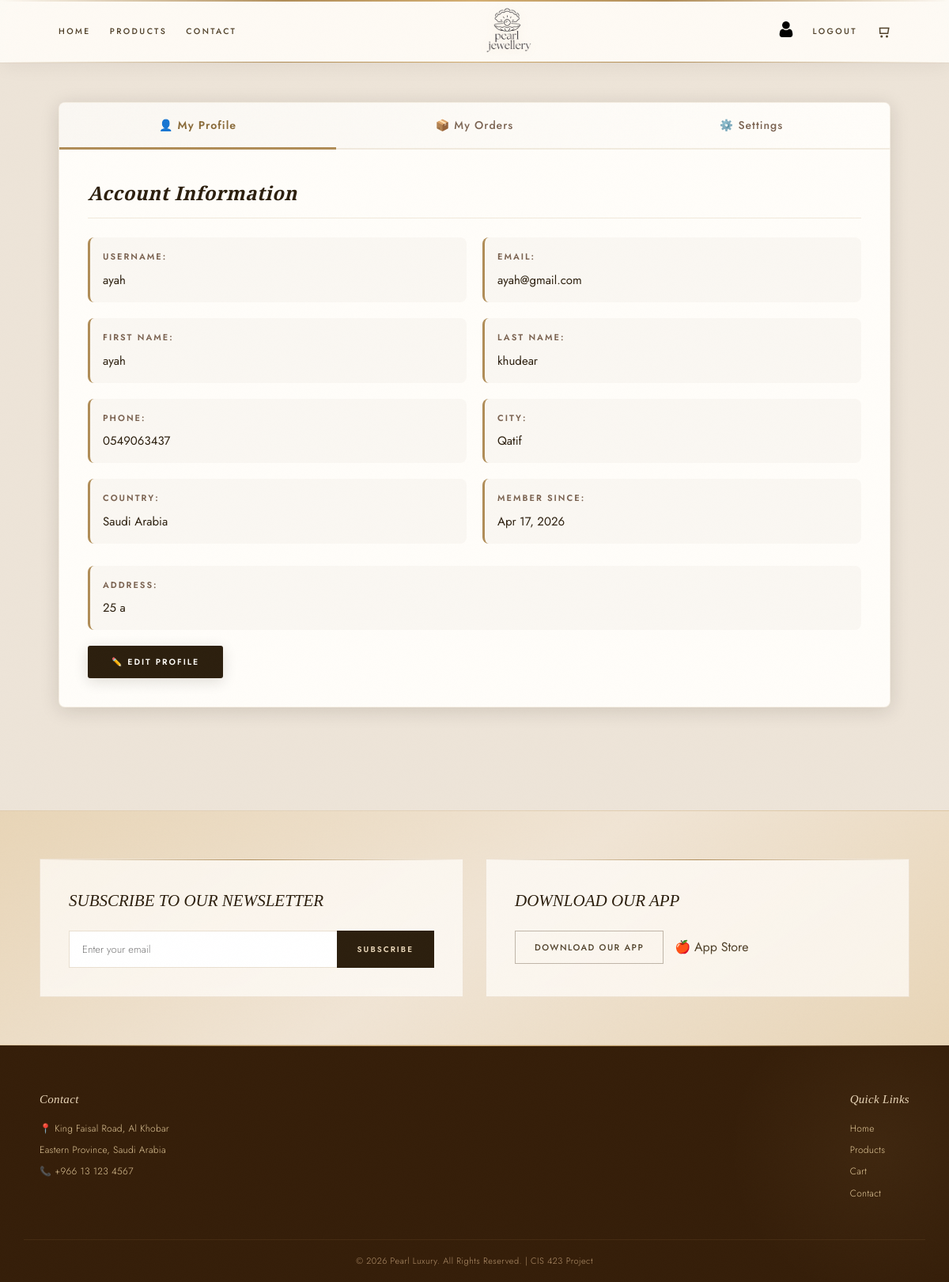
/customer_panel.php (signed in), run on the app's committed database.
### tables this page shows
CREATE TABLE IF NOT EXISTS users (
  user_id int NOT NULL AUTO_INCREMENT,
  username varchar(100) NOT NULL UNIQUE,
  password varchar(255) NOT NULL,
  email varchar(150) NOT NULL UNIQUE,
  created_at timestamp DEFAULT CURRENT_TIMESTAMP,
  first_name varchar(100),
  last_name varchar(100),
  phone varchar(20),
  address longtext,
  city varchar(100),
  country varchar(100),
  PRIMARY KEY (user_id),
  KEY idx_username (username),
  KEY idx_email (email)
);

### customer_panel.php (the view, shortened to what this page needs)
<?php
include 'db.php';
$user_id = $_SESSION['user_id'];
try {
    $sql = "SELECT * FROM users WHERE user_id = :uid";
    $statement = $pdo->prepare($sql);
    $statement->bindValue(':uid', $user_id);
    $statement->execute();
    $user = $statement->fetch();
}
catch (PDOException $e) {
    die("Database error: " . $e->getMessage());
}
include 'includes/header.php';
?>
<div class="customer-panel-wrapper">
    <div class="customer-panel-container">
        <div class="customer-tabs">
            <button class="tab-btn active" onclick="switchCustomerTab('profile', this)">👤 My Profile</button>
            <button class="tab-btn" onclick="switchCustomerTab('orders', this)">📦 My Orders</button>
            <button class="tab-btn" onclick="switchCustomerTab('settings', this)">⚙️ Settings</button>
        </div>
        <div id="tab-profile" class="customer-tab-content active">
            <div class="profile-card">
                <h2>Account Information</h2>
                <div class="profile-grid">
                    <div class="profile-field">
                        <label>Username:</label>
                        <p><?php echo htmlspecialchars($user['username'] ?? 'N/A'); ?></p>
                    </div>
                    <div class="profile-field">
                        <label>Email:</label>
                        <p><?php echo htmlspecialchars($user['email'] ?? 'N/A'); ?></p>
                    </div>
                    <div class="profile-field">
                        <label>First Name:</label>
                        <p><?php echo htmlspecialchars($user['first_name'] ?? 'Not provided'); ?></p>
                    </div>
                    <div class="profile-field">
                        <label>Last Name:</label>
                        <p><?php echo htmlspecialchars($user['last_name'] ?? 'Not provided'); ?></p>
                    </div>
                    <div class="profile-field">
                        <label>Phone:</label>
                        <p><?php echo htmlspecialchars($user['phone'] ?? 'Not provided'); ?></p>
                    </div>
                    <div class="profile-field">
                        <label>City:</label>
                        <p><?php echo htmlspecialchars($user['city'] ?? 'Not provided'); ?></p>
                    </div>
                    <div class="profile-field">
                        <label>Country:</label>
                        <p><?php echo htmlspecialchars($user['country'] ?? 'Not provided'); ?></p>
                    </div>
                    <div class="profile-field">
                        <label>Member Since:</label>
                        <p><?php echo !empty($user['created_at']) ? date('M d, Y', strtotime($user['created_at'])) : 'N/A'; ?></p>
                    </div>
                </div>
                <div class="profile-field full-width">
                    <label>Address:</label>
                    <p><?php echo htmlspecialchars($user['address'] ?? 'Not provided'); ?></p>
                </div>
                <button class="btn btn-primary" style="margin-top: 20px;" onclick="switchCustomerTab('settings', document.querySelectorAll('.tab-btn')[2])">✏️ Edit Profile</button>
            </div>
        </div>
    </div>
</div>
<?php include 'includes/footer.php'; ?>

### data on the page
users: username "ayah", email "ayah@gmail.com", first_name "ayah", last_name "khudear", phone "0549063437", city "Qatif", country "Saudi Arabia", created_at "Apr 17, 2026", address "25 a"
